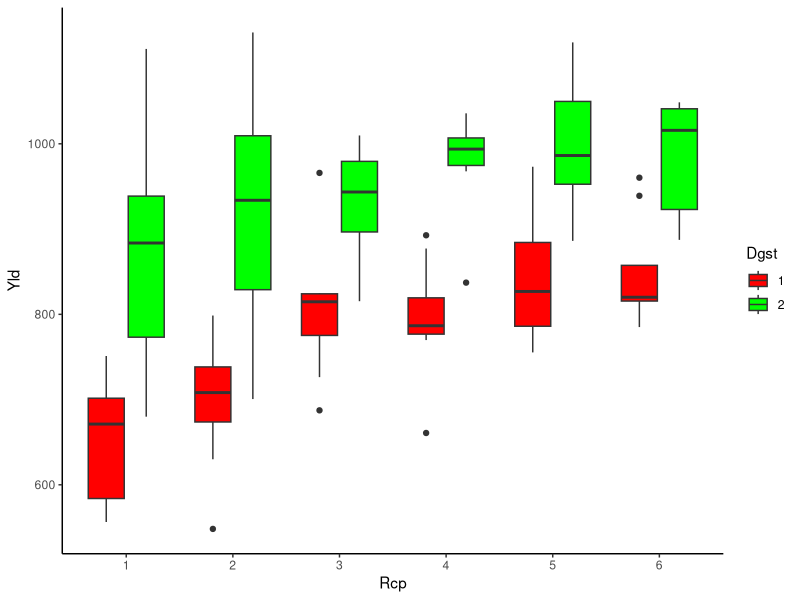
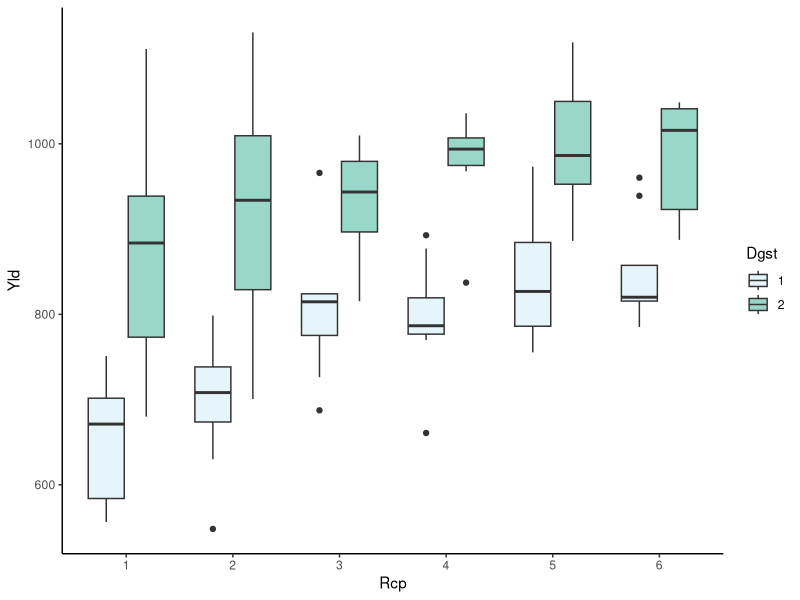
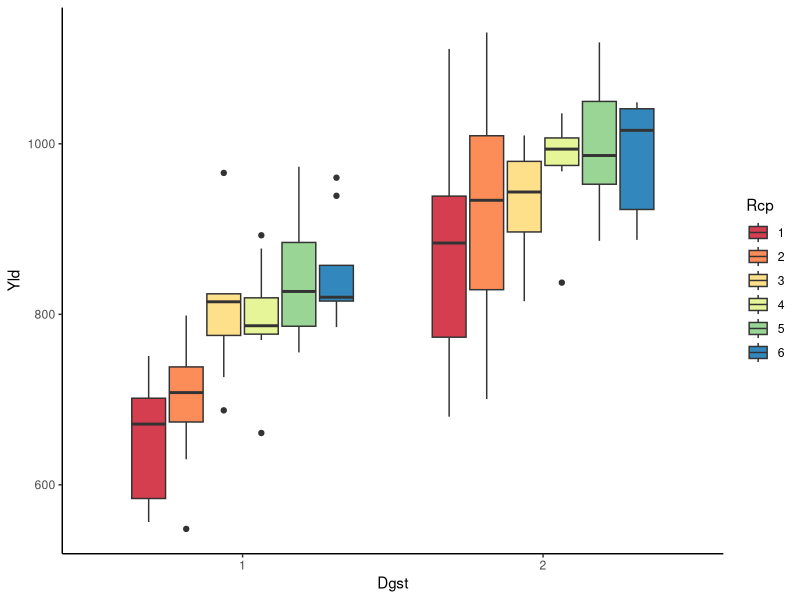
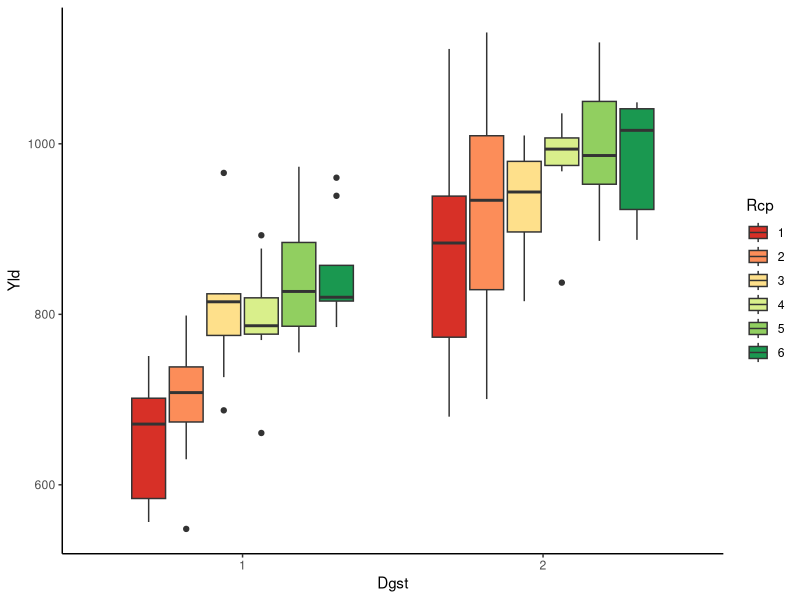
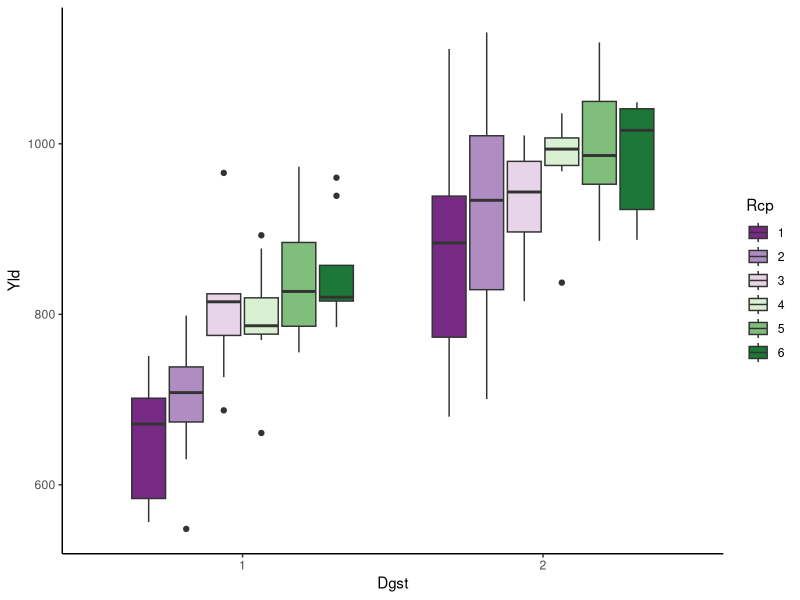
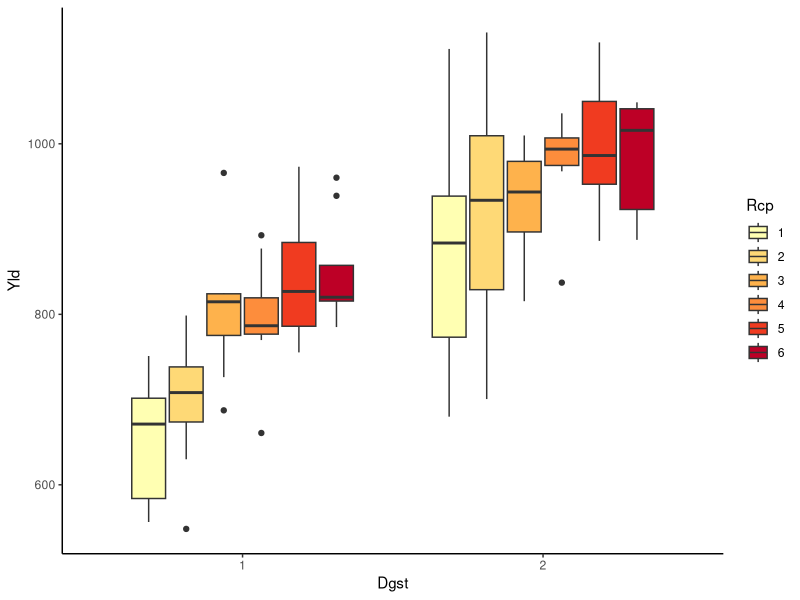
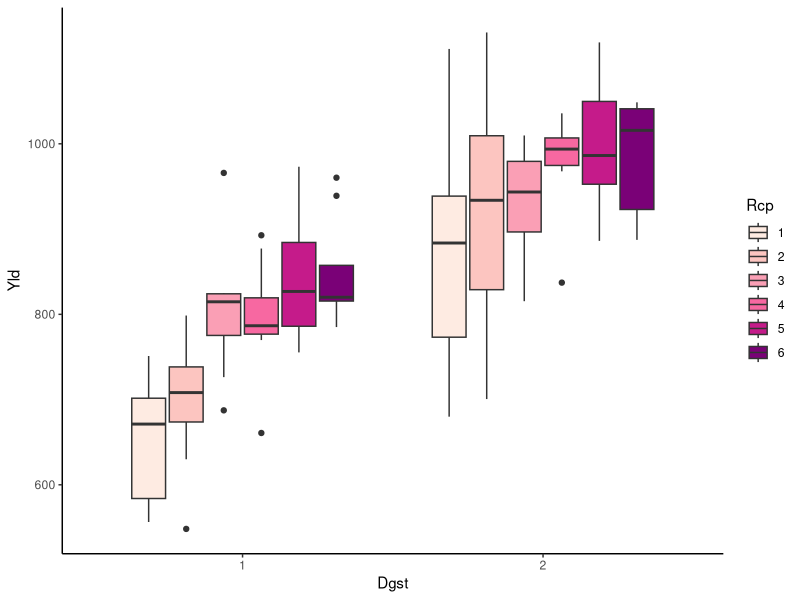
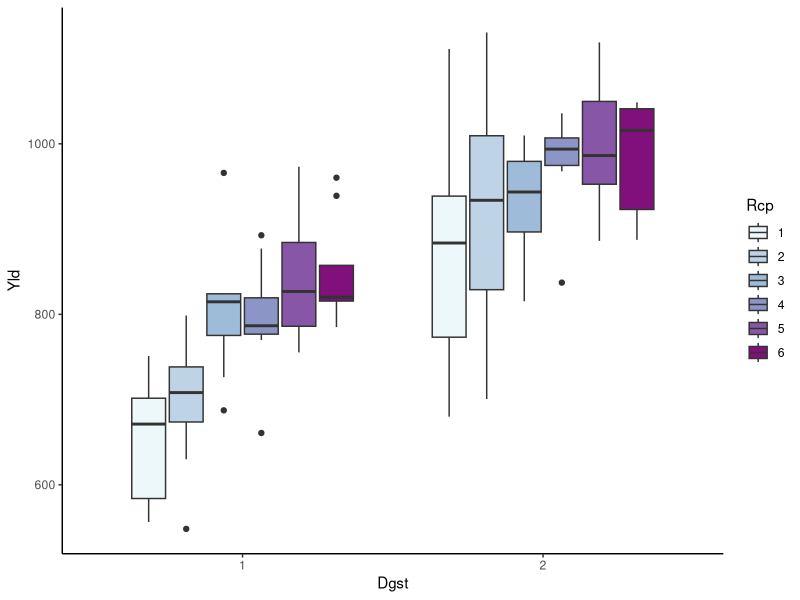

Recreate these plots in R, in order.
## ---- chunk 1
knitr::opts_chunk$set(echo = TRUE)
library(ggplot2)
library(multcompView)
## ---- chunk 2
# Define Functions------------------------------------
#######################################################
#FUNCTION: AOVtest
# function to conduct Analysis of Variance, produce a vector of outputs and plot a graph
#inputs:
#y - continuous response variable
#x - categorical x variable
#alpha - significance level e.g. 0.05 or 0.01 or 0.001
#postHoc - T/F if TRUE function runs TukeyHSD
#outputs: returns a list with p value and TukeyHSD results
AOVtest <- function(x=rep(letters[1:3],each=10),
                    y=runif(30)*rep(1:3,each=10),
                    alpha=0.05,
                    postHoc = TRUE){
  if (length(y)!=length(x)){
    stop('x and y vectors are not the same lenght')
  }
  # make sure treatment var, x, a factor
  if (!is.factor(x)){x<-factor(x)}
  df <- data.frame(ID=1:length(y),y=y,x=x)
  test <- aov(y~x, data=df) #analysis of variance function
  pvalue <- as.numeric(unlist(summary(test))[9])
  if (pvalue <= alpha && postHoc == TRUE){
    tuk <- TukeyHSD(test, ordered = FALSE, conf.level = (1 - alpha))
    results <- c('pvalue'= pvalue, #p-value for h0 means are not different
                 'tukey.table'=tuk) #results of tukey table
    return(results)
  }
  results <- c('pvalue'=pvalue, test)
  return(results)
}
#AOVtest()

#######################################################
# FUNCTION: plotAOV
# produces a boxplot labeled with analysis of variance results 
# Inputs: 
# treatment - catagorical x independant variable 
# response - continuous y dependant variable
# statsOnPlot - T/F if TRUE graph p value and post hoc test on plot
# postHoc - T/F if TRUE graph significant difference labels on plot
#Outputs: 
#p - ggplot object with boxplot and results
#Dependancies:
# tukeylabel_df()
# ggplot2
#-----------------------------------------------------------
plotAOV <- function(treatment=rep(1:3,each=10),
                    response=runif(30),
                    statsOnPlot=FALSE,
                    postHoc=FALSE,
                    alpha=0.05){
  #create data frame for analysis
  if(is.integer(treatment)){x <- factor(treatment)
  }else{stop('function failed: treatment must be an integer')}
  df <- data.frame(ID = 1:length(treatment),
                   x=x, #converting to numeric factor
                   y=response)
  
  if(statsOnPlot==TRUE){
    #generate significant diference labels for postHOC tests
    if (postHoc == TRUE){
      stats <- tukeyLabels(treatment=treatment,response=response)
      p <- ggplot(data=df,aes(x=x,y=y))+geom_boxplot()+ 
           geom_text(data=stats, 
                     aes(x=plot.labels,
                         y=V1,
                         label=labels,
                         hjust=c(2,2,2),
                         fontface='bold'))
    } else {
      t <- unlist(summary(aov(y~x,data=df)))
      pvalue <- toString(t[9]) 
      p <- ggplot(data=df,aes(x=x,y=y,fill=x))+
        geom_boxplot()+
        geom_text(aes(x=Inf,y=Inf,hjust=1.1,
                      vjust=1.5,label=paste("p =",pvalue)))
    } #end if postHoc
  } else {#if stats on plot not equal TRUE
  p <- ggplot(data=df,aes(x=x,y=y,fill=x))+geom_boxplot()
  } #end if stats on plot
  return(p) # return ggplot object
}
#plotAOV(statsOnPlot=TRUE,postHoc=TRUE)


#########################
#FUNCTION: tukeylabel_df
#generates labels indicating significant differences from tukey post-hoc
#for use in ggplot2 boxplots
#inputs: 
#x and y - vectors of same length, 
#alpha - a numeric value indicating significance level (e.g. 0.05)
#outputs: a dataframe of labels for the tukey test
#------------------------------------------------
tukeyLabels <- function(treatment=rep(1:3,each=10), # treatment levels
                        response=runif(30), # responses to treatments
                        alpha=0.05){
  # Extract labels and factor levels from Tukey post-hoc
  if(is.factor(treatment)){}else{treatment <- factor(treatment)}
  df <- data.frame(x=treatment,y=response)
  HSD <- TukeyHSD(aov(y~x,data=df), 
                  ordered = FALSE, 
                  conf.level = (1-alpha))
  Tukey.levels <- HSD[['x']][,4]
  Tukey.labels <- multcompLetters(Tukey.levels)['Letters']
  plot.labels <- names(Tukey.labels[['Letters']])
  # Get highest quantile for Tukey's 5 number summary and add a bit of space to buffer between    
  # upper quantile and label placement
  boxplot.df <- plyr::ddply(df, 'x', function (z) max(fivenum(z$y)) + 0.2)
  
  # Create a data frame out of the factor levels and Tukey's homogenous group letters
  plot.levels <- data.frame(plot.labels, 
                            labels = Tukey.labels[['Letters']],
                            stringsAsFactors = FALSE)
  
  # Merge it with the labels
  labels.df <- merge(plot.levels, 
                     boxplot.df, 
                     by.x = 'plot.labels', 
                     by.y = 'x',
                     sort = FALSE)
  
  return(labels.df)
}
#tukeyLabels()

#########################################################################
#FUNCTION: creatExperiment
# function to simulate random normal data for a specified balanced experimental setup
#inputs: 
# number of factors, blocks, levels, replications in experiment
# sample mean and standard deviation of all samples
# the effect size of blocks, factors, treatments, replications

#outputs:
# a datafram containing random data and treatment factors
#notes on updates:
# - This is a revised version of simulateData, which operated very slowly
# because the function called c() to build vectors within a for loop. This version pre-assigns the mode and length of vectors based on the number of factors, blocks, levels and replications. 
# - The response variable model can now be specified in a string using the same notation as lm() 
#   y~x1+x2 --> y = b0 + b1*x1 + b2*x2 + E
    
#-------------------------------------------------------------------------
makeXdf <- function(nBlocks = 1, #number of study blocks or sites
                    nFactors = 1, #number of treatment factors
                    nLevels = 3, #number of treatment levels for each factor
                    nReps = 10 #number of replications f(b(l(r))))
                      ){
  nTotal <- nFactors*nBlocks*nLevels*nReps
  ID <- vector(mode = "numeric", length = nTotal)
  fact <- vector(mode = "numeric", length = nTotal)
  block <- vector(mode = "numeric", length = nTotal)
  level <- vector(mode = "numeric", length = nTotal)
  rep <- vector(mode = "numeric", length = nTotal)
  response <- vector(mode = "numeric", length = nTotal)
  i <- 0
  for (b in seq(1,nBlocks)){
    for (f in seq(1,nFactors)){
      for (l in seq(1,nLevels)){
        for (r in seq(1,nReps)){
          i <- i + 1
          ID[i] <- i
          fact[i] <- f
          block[i] <- b
          level[i] <- l
          rep[i] <- r
          cat(i,"f",f,"b",b,"l",l,"r",r,"\n")
        }# end o loop
      } # end t loop
    } # end b loop
  } # end f loop
  df <- data.frame(ID=ID,
                   Blk=block,
                   Dgst=fact,
                   Rcp=level,
                   Yld=response)
  return(df)
}


#make a dataframe 
df <- makeXdf(nBlocks = 2, #number of study blocks or sites
              nFactors = 2, #number of treatment factors
              nLevels = 6, #number of treatment levels for each factor
              nReps = 4)

# simulate yield as a function of block(Blk) factor(Dgst) and level(Rcp)onto data
b0 <- 450 # average Yld across all data
b1 <- 0 #
b2 <- 200
b3 <- 30
b4 <- 0
SD <- 100

df$Yld <- with(df, b0 + b1*Blk + b2*Dgst + b3*Rcp + b4*Dgst*Rcp + rnorm(length(df$Yld),0,SD))
df
dfAOV <- data.frame (ID=df$ID,
                     Blk=as.factor(df$Blk),
                     Dgst=as.factor(df$Dgst),
                     Rcp=as.factor(df$Rcp),
                     Yld=df$Yld)

str(dfAOV)

model <- lm(Yld~Blk + Dgst*Rcp,data=dfAOV)
summary(model)


#PLOT DATA
library(ggplot2); theme_set(theme_classic())

myColors <- c('red','green','pink','blue','orange','cyan')
p1 <- ggplot(data=dfAOV, mapping=aes(x=Rcp,y=Yld)) + geom_boxplot(data=dfAOV, mapping=aes(fill=Dgst))
p1 + scale_fill_manual(values=myColors)
p1 + scale_fill_brewer(palette="BuGn")

p2 <- ggplot(data=dfAOV, mapping=aes(x=Dgst,y=Yld)) + geom_boxplot(data=dfAOV, mapping=aes(fill=Rcp))

#color schemes available from color brewer
#http://colorbrewer2.org/#type=sequential&scheme=BuGn&n=3
# the website above helps you pick the right colors

#Diverging color schemes (two or three colors equal saturation)
p2 + scale_fill_brewer(palette="Spectral")
p2 + scale_fill_brewer(palette="RdYlGn") 
p2 + scale_fill_brewer(palette="PRGn") #color blind safe

#sequential color schemes (two or three colors equal saturation)
p2 + scale_fill_brewer(palette="YlOrRd")
p2 + scale_fill_brewer(palette="RdPu")
p2 + scale_fill_brewer(palette="BuPu") 
p2 + scale_fill_brewer(palette="Greys")


p1 <- ggplot(data=dfAOV, mapping=aes(x=Rcp,y=Yld)) + geom_boxplot(data=dfAOV, mapping=aes(fill=Dgst))
p1 + scale_fill_brewer(palette="Greys")

p2 <- ggplot(data=dfAOV, mapping=aes(x=Dgst,y=Yld)) + geom_boxplot(data=dfAOV, mapping=aes(fill=Rcp))

#color schemes available from color brewer
#http://colorbrewer2.org/#type=sequential&scheme=BuGn&n=3
# the website above helps you pick the right colors
p2 + scale_fill_brewer(palette="BuGn")


# now generate a plot with tukey labels
tuk <- tukeyLabels(treatment=dfAOV$Rcp,
                   response = dfAOV$Yld,
                   alpha = 0.05)
print(tuk)
str(tuk)
tukeyPlot <- ggplot(data=dfAOV, mapping=aes(x=Rcp,y=Yld)) + geom_text(data=tuk, aes(x=plot.labels,
                         y=V1,
                         label=labels,
                         hjust=c(rep(.4)*length(labels)),
                         fontface='bold')) +  scale_fill_brewer(palette="BuGn")

tukeyPlot + geom_boxplot(aes(group=Rcp)) + geom_jitter(width=0.1,height=0)
ggsave(filename="tukeyplot_Rcp-Yld.pdf",
       plot=tukeyPlot,
       device="pdf")
